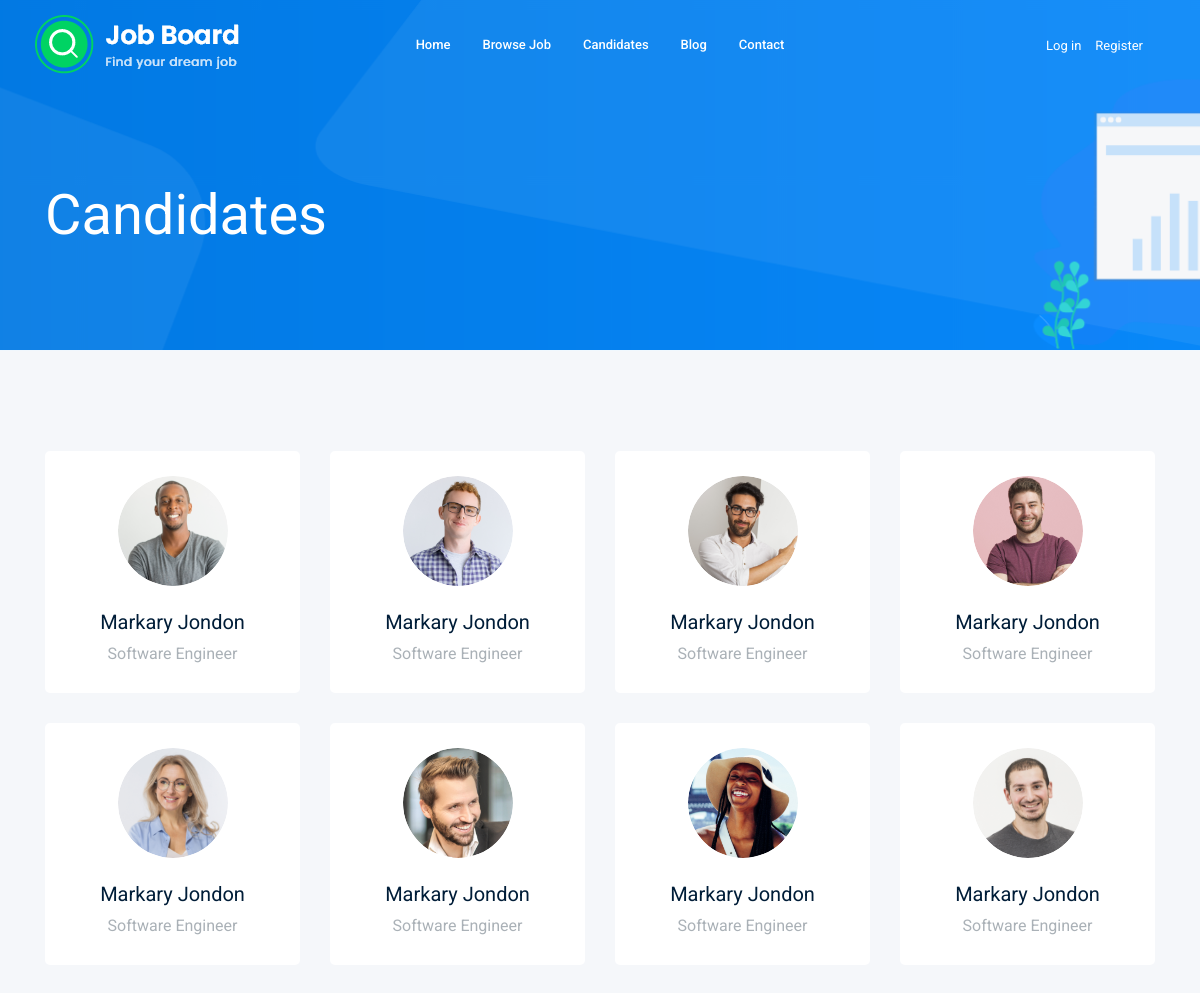
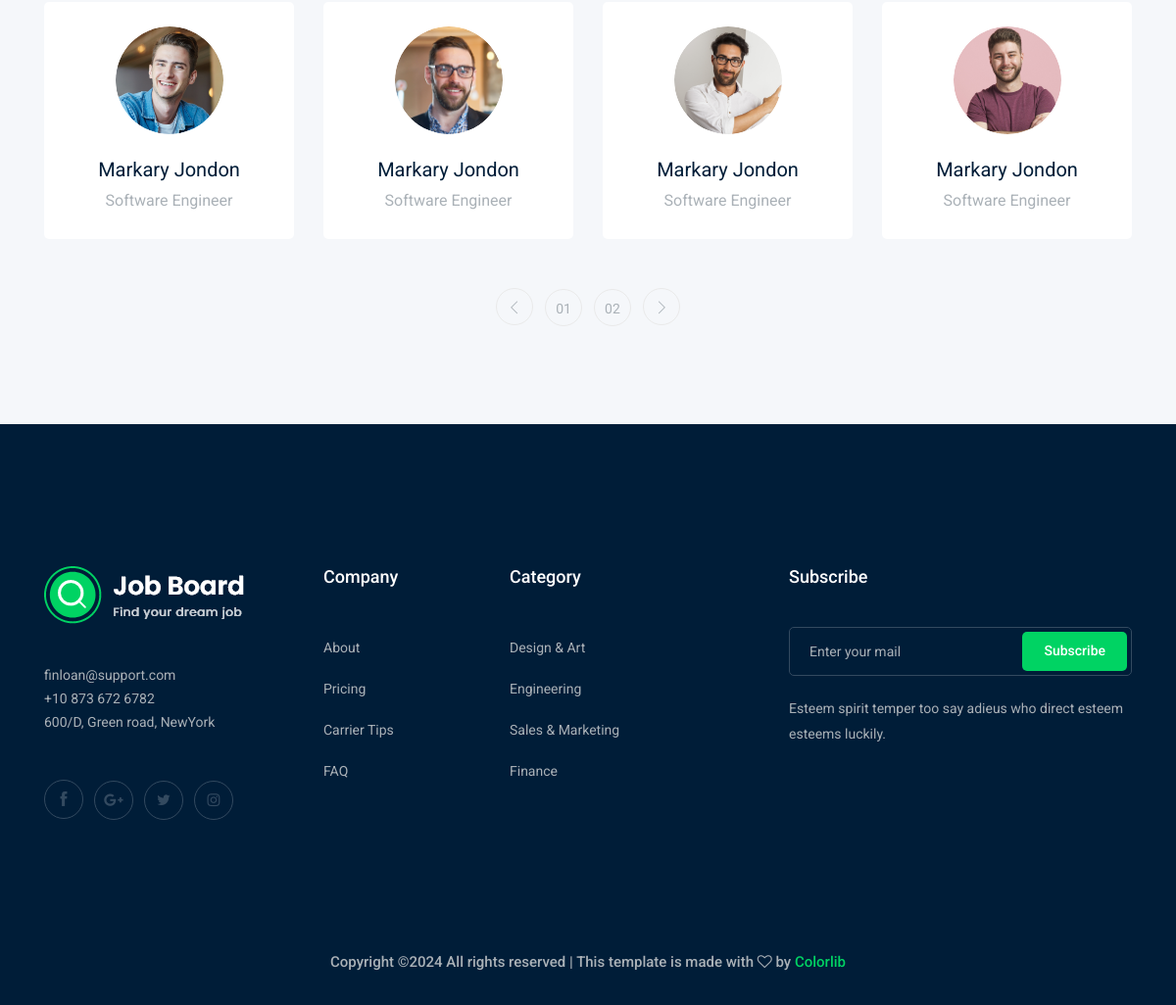
The page /candidate.php on the database its author committed (2 pictures, top to bottom).
### tables this page shows
CREATE TABLE `specialties` (
  `id` int NOT NULL,
  `name` varchar(255) NOT NULL
);

### candidate.php (the view, shortened to what this page needs)
<?php
$pdo = require_once $_SERVER['DOCUMENT_ROOT'] . '/db.php';
$candidates = $pdo->query("SELECT сandidates.*, specialties.name AS speciality
FROM сandidates JOIN specialties
ON сandidates.speciality_id = specialties.id")->fetchAll();
?>
<!doctype html>
<html class="no-js" lang="zxx">
<head>
    <link rel="stylesheet" href="css/bootstrap.min.css">
    <link rel="stylesheet" href="css/owl.carousel.min.css">
    <link rel="stylesheet" href="css/magnific-popup.css">
    <link rel="stylesheet" href="css/font-awesome.min.css">
    <link rel="stylesheet" href="css/themify-icons.css">
    <link rel="stylesheet" href="css/nice-select.css">
    <link rel="stylesheet" href="css/flaticon.css">
    <link rel="stylesheet" href="css/gijgo.css">
    <link rel="stylesheet" href="css/animate.min.css">
    <link rel="stylesheet" href="css/slicknav.css">
    <link rel="stylesheet" href="css/style.css">
</head>
<body>
<?php
include $_SERVER['DOCUMENT_ROOT'] . '/layouts/header.php';
?>
<div class="bradcam_area bradcam_bg_1">
    <div class="container">
        <div class="row">
            <div class="col-xl-12">
                <div class="bradcam_text">
                    <h3>Candidates</h3>
                </div>
            </div>
        </div>
    </div>
</div>
<div class="featured_candidates_area candidate_page_padding">
    <div class="container">
        <div class="row">
            <?php foreach ($candidates as $candidate): ?>
                <div class="col-md-6 col-lg-3">
                    <div class="single_candidates text-center">
                        <div class="thumb">
                            <img src="<?= $candidate['image'] ?>" alt="">
                        </div>
                        <a href="#"><h4><?= $candidate['first_name'] . ' ' . $candidate['last_name'] ?></h4></a>
                        <p><?= $candidate['speciality'] ?></p>
                    </div>
                </div>
            <?php endforeach; ?>
        </div>
        <div class="row">
            <div class="col-lg-12">
                <div class="pagination_wrap">
                    <ul>
                        <li><a href="#"> <i class="ti-angle-left"></i> </a></li>
                        <li><a href="#"><span>01</span></a></li>
                        <li><a href="#"><span>02</span></a></li>
                        <li><a href="#"> <i class="ti-angle-right"></i> </a></li>
                    </ul>
                </div>
            </div>
        </div>
    </div>
</div>
<footer class="footer">
    <div class="footer_top">
        <div class="container">
            <div class="row">
                <div class="col-xl-3 col-md-6 col-lg-3">
                    <div class="footer_widget wow fadeInUp" data-wow-duration="1s" data-wow-delay=".3s">
                        <div class="footer_logo">
                            <a href="#">
                                <img src="img/logo.png" alt="">
                            </a>
                        </div>
                        <p>
                            finloan@support.com <br>
                            +10 873 672 6782 <br>
                            600/D, Green road, NewYork
                        </p>
                        <div class="socail_links">
                            <ul>
                                <li>
                                    <a href="#">
                                        <i class="ti-facebook"></i>
                                    </a>
                                </li>
                                <li>
                                    <a href="#">
                                        <i class="fa fa-google-plus"></i>
                                    </a>
                                </li>
                                <li>
                                    <a href="#">
                                        <i class="fa fa-twitter"></i>
                                    </a>
                                </li>
                                <li>
                                    <a href="#">
                                        <i class="fa fa-instagram"></i>
                                    </a>
                                </li>
                            </ul>
                        </div>
                    </div>
                </div>
                <div class="col-xl-2 col-md-6 col-lg-2">
                    <div class="footer_widget wow fadeInUp" data-wow-duration="1.1s" data-wow-delay=".4s">
                        <h3 class="footer_title">
                            Company
                        </h3>
                        <ul>
                            <li><a href="#">About </a></li>
                            <li><a href="#"> Pricing</a></li>
                            <li><a href="#">Carrier Tips</a></li>
                            <li><a href="#">FAQ</a></li>
                        </ul>
                    </div>
                </div>
                <div class="col-xl-3 col-md-6 col-lg-3">
                    <div class="footer_widget wow fadeInUp" data-wow-duration="1.2s" data-wow-delay=".5s">
                        <h3 class="footer_title">
                            Category
                        </h3>
                        <ul>
                            <li><a href="#">Design & Art</a></li>
                            <li><a href="#">Engineering</a></li>
                            <li><a href="#">Sales & Marketing</a></li>
                            <li><a href="#">Finance</a></li>
                        </ul>
                    </div>
                </div>
                <div class="col-xl-4 col-md-6 col-lg-4">
                    <div class="footer_widget wow fadeInUp" data-wow-duration="1.3s" data-wow-delay=".6s">
                        <h3 class="footer_title">
                            Subscribe
                        </h3>
                        <form action="#" class="newsletter_form">
                            <input type="text" placeholder="Enter your mail">
                            <button type="submit">Subscribe</button>
                        </form>
                        <p class="newsletter_text">Esteem spirit temper too say adieus who direct esteem esteems
                            luckily.</p>
                    </div>
                </div>
            </div>
        </div>
    </div>
    <div class="copy-right_text wow fadeInUp" data-wow-duration="1.4s" data-wow-delay=".3s">
        <div class="container">
            <div class="row">
                <div class="col-xl-12">
                    <p class="copy_right text-center">
                        Copyright &copy;<script>document.write(new Date().getFullYear());</script>
                        All rights reserved | This template is made with <i class="fa fa-heart-o"
                                                                            aria-hidden="true"></i> by <a
                                href="https://colorlib.com" target="_blank">Colorlib</a>
                    </p>
                </div>
            </div>
        </div>
    </div>
</footer>
</body>
</html>

### rows shown on the page
сandidates: image (picture), first_name "Markary", last_name "Jondon", speciality.name "Software Engineer"
сandidates: image (picture), first_name "Markary", last_name "Jondon", speciality.name "Software Engineer"
сandidates: image (picture), first_name "Markary", last_name "Jondon", speciality.name "Software Engineer"
сandidates: image (picture), first_name "Markary", last_name "Jondon", speciality.name "Software Engineer"
сandidates: image (picture), first_name "Markary", last_name "Jondon", speciality.name "Software Engineer"
сandidates: image (picture), first_name "Markary", last_name "Jondon", speciality.name "Software Engineer"
сandidates: image (picture), first_name "Markary", last_name "Jondon", speciality.name "Software Engineer"
сandidates: image (picture), first_name "Markary", last_name "Jondon", speciality.name "Software Engineer"
сandidates: image (picture), first_name "Markary", last_name "Jondon", speciality.name "Software Engineer"
сandidates: image (picture), first_name "Markary", last_name "Jondon", speciality.name "Software Engineer"
сandidates: image (picture), first_name "Markary", last_name "Jondon", speciality.name "Software Engineer"
сandidates: image (picture), first_name "Markary", last_name "Jondon", speciality.name "Software Engineer"
